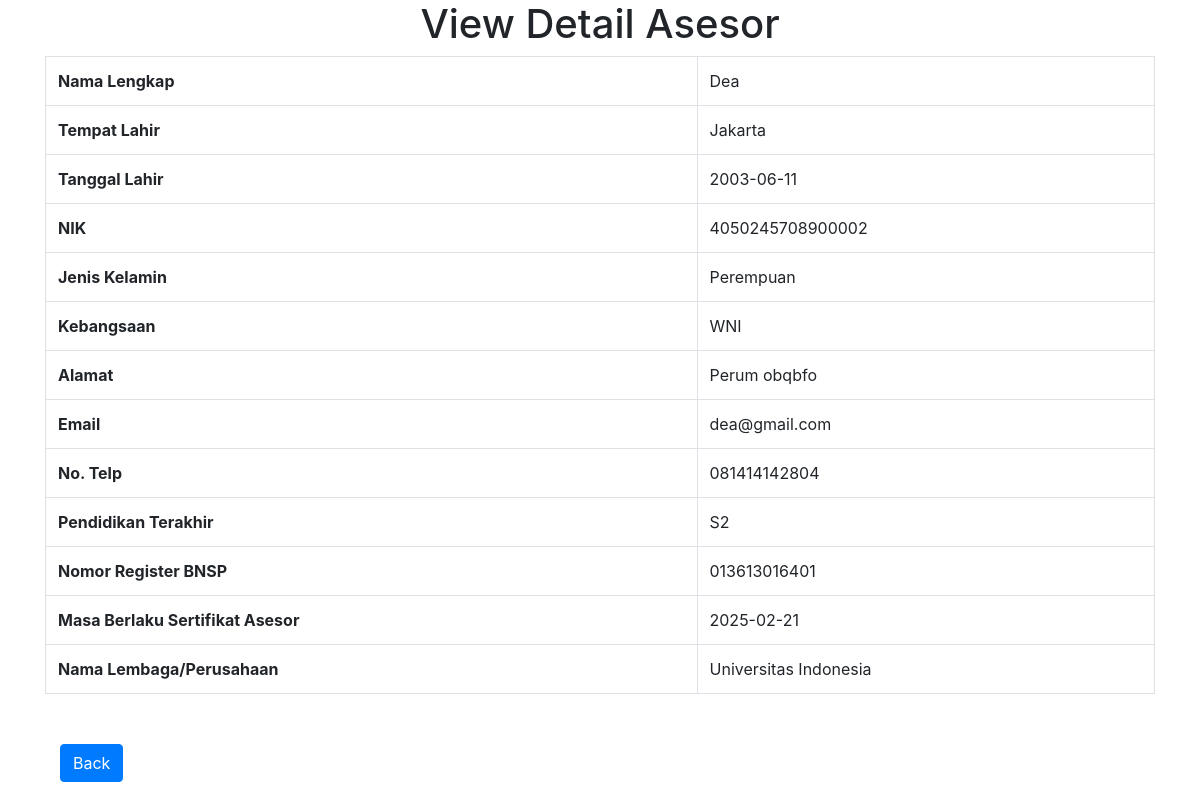
The page /view-detail-asesor.php?nik_number=4050245708900002 on the database its author committed.
### tables this page shows
CREATE TABLE `data_asesor` (
  `id_assessor` int(11) NOT NULL,
  `assessor_name` varchar(255) NOT NULL,
  `tempat_lahir` varchar(255) NOT NULL,
  `birth_date` date NOT NULL,
  `nik_number` varchar(255) NOT NULL,
  `gender` enum('Laki-laki','Perempuan') NOT NULL,
  `nationality` varchar(255) NOT NULL,
  `address` varchar(255) NOT NULL,
  `email` varchar(255) NOT NULL,
  `phone_number` varchar(255) NOT NULL,
  `education_level` varchar(255) NOT NULL,
  `bnsp_reg_num` varchar(255) NOT NULL,
  `exp_date_sertificate` date NOT NULL,
  `institutional_name` varchar(255) NOT NULL
);

### src/view-detail-asesor.php (the view, shortened to what this page needs)
<!DOCTYPE html>
<html>
<head>
    <link rel="stylesheet" href="https://stackpath.bootstrapcdn.com/bootstrap/4.5.2/css/bootstrap.min.css">
</head>
<body>
    <div class="container">
        <h1 class="text-center">View Detail Asesor</h1>
        <table class="table table-bordered">
            <tbody>
                <?php
                $servername = "localhost";
                $username = "root";
                $password = "";
                $dbname = "pendaftaran";
                $conn = mysqli_connect($servername, $username, $password, $dbname);
                $sql = "SELECT * FROM data_asesor WHERE nik_number='".$_GET['nik_number']."'";
                $result = mysqli_query($conn, $sql);
                if (mysqli_num_rows($result) > 0) {
                    while($row = mysqli_fetch_assoc($result)) {
                        echo
                        "<tr>
                            <th>Nama Lengkap</th>
                            <td>".$row["assessor_name"]."</td>
                        </tr>
                        <tr>
                        <th>Tempat Lahir</th>
                        <td>".$row["tempat_lahir"]."</td>
                        </tr>
                        <tr>
                        <th>Tanggal Lahir</th>
                        <td>".$row["birth_date"]."</td>
                        </tr>
                        <tr>
                        <th>NIK</th>
                        <td>".$row["nik_number"]."</td>
                        </tr>
                        <tr>
                        <th>Jenis Kelamin</th>
                        <td>".$row["gender"]."</td>
                        </tr>
                        <tr>
                        <th>Kebangsaan</th>
                        <td>".$row["nationality"]."</td>
                        </tr>
                        <tr>
                        <th>Alamat</th>
                        <td>".$row["address"]."</td>
                        </tr>
                        <tr>
                        <th>Email</th>
                        <td>".$row["email"]."</td>
                        </tr>
                        <tr>
                        <th>No. Telp</th>
                        <td>".$row["phone_number"]."</td>
                        </tr>
                        <tr>
                        <th>Pendidikan Terakhir</th>
                        <td>".$row["education_level"]."</td>
                        </tr>
                        <tr>
                        <th>Nomor Register BNSP</th>
                        <td>".$row["bnsp_reg_num"]."</td>
                        </tr>
                        <tr>
                        <th>Masa Berlaku Sertifikat Asesor</th>
                        <td>".$row["exp_date_sertificate"]."</td>
                        </tr>
                        <tr>
                        <th>Nama Lembaga/Perusahaan</th>
                        <td>".$row["institutional_name"]."</td>
                        </tr>";
                    }
                } else {
                    echo "0 results";
                }
                ?>
            </tbody>
        </table>
        <div class="container" style="margin-top: 50px;">
            <div class="row">
                <div class="col-6">
                    <a href="view-data-asesor.php" class="btn btn-primary">Back</a>
                </div>
            </div>
        </div>
    </div>
</body>
</html>

### rows shown on the page
data_asesor: assessor_name "Dea", tempat_lahir "Jakarta", birth_date "2003-06-11", nik_number "4050245708900002", gender "Perempuan", nationality "WNI", address "Perum obqbfo", email "dea@gmail.com", phone_number "081414142804", education_level "S2", bnsp_reg_num "013613016401", exp_date_sertificate "2025-02-21", institutional_name "Universitas Indonesia"
